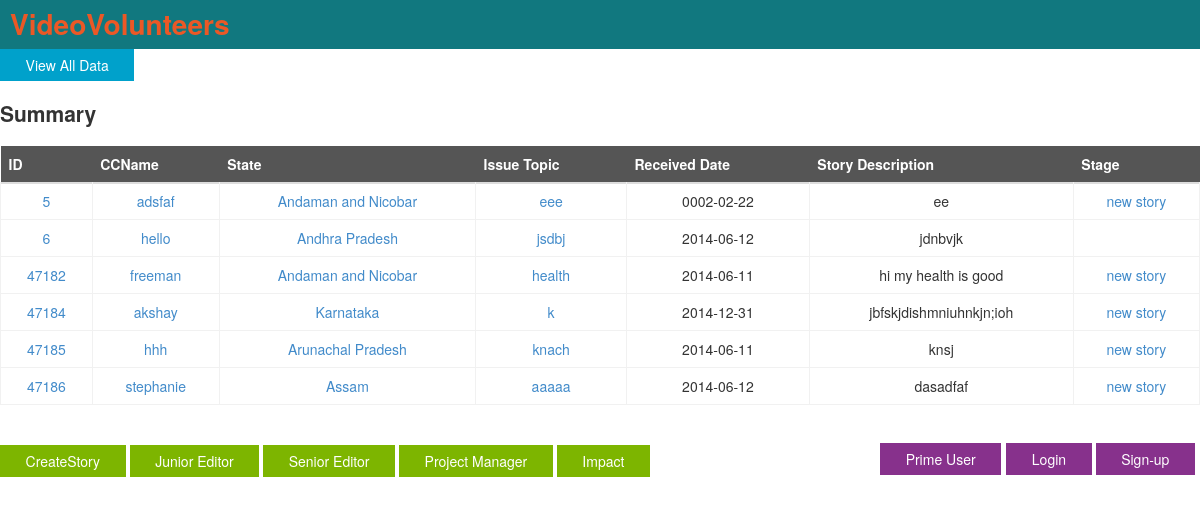
The page /summary.php on the database its author committed.
### tables this page shows
CREATE TABLE `storytrack` (
  `fid` int(10) NOT NULL AUTO_INCREMENT,
  `seq` varchar(10) DEFAULT NULL,
  `broll` varchar(10) DEFAULT NULL,
  `fint` varchar(10) DEFAULT NULL,
  `vo` varchar(10) DEFAULT NULL,
  `ptc` varchar(10) DEFAULT NULL,
  `cta` varchar(10) DEFAULT NULL,
  `vd` varchar(10) DEFAULT NULL,
  `translation` varchar(10) DEFAULT NULL,
  `ccname` varchar(30) DEFAULT NULL,
  `state` varchar(20) DEFAULT NULL,
  `receiveddate` date DEFAULT NULL,
  `issuetopic` varchar(50) DEFAULT NULL,
  `storydescription` varchar(300) DEFAULT NULL,
  `paymentstatus` varchar(10) DEFAULT NULL,
  `editstatus` varchar(10) DEFAULT NULL,
  `editedmonth` date DEFAULT NULL,
  `notes` varchar(100) DEFAULT NULL,
  `publishplatform` varchar(10) DEFAULT NULL,
  `editor` varchar(30) DEFAULT NULL,
  `editorpayment` varchar(10) DEFAULT NULL,
  `uploaddate` date DEFAULT NULL,
  `publishdate` date DEFAULT NULL,
  `receivedRO` varchar(10) DEFAULT NULL,
  `receivedHQ` varchar(10) DEFAULT NULL,
  `uniquenumber` varchar(30) DEFAULT NULL,
  `dateofstory` date DEFAULT NULL,
  `ccpair` varchar(30) DEFAULT NULL,
  `program` varchar(30) DEFAULT NULL,
  `mentor` varchar(30) DEFAULT NULL,
  `iutopic` varchar(30) DEFAULT NULL,
  `videotreatment` varchar(30) DEFAULT NULL,
  `shootplan` varchar(30) DEFAULT NULL,
  `stage` varchar(30) DEFAULT NULL,
  `impactpossible` varchar(20) DEFAULT NULL,
  PRIMARY KEY (`fid`),
  UNIQUE KEY `uniquenumber` (`uniquenumber`)
);

### model/StoryDB.php (called while the page is built, shortened)
<?php include '../model/dbcon.php';
function getAllBasicData() {
	$sql = "select ccname, state, receiveddate, issuetopic, storydescription, fid, stage from storytrack";
	return getBasicData($sql);
}
function getBasicData($query) {
	$db=dbopen();
	$result = mysqli_query($db, $query);
	$rows = array();
	while($row = mysqli_fetch_array($result)) {
    	$rows[] = $row;
	}
	return $rows;
}

### public/summary.php (the view)
<?php
include("header.php");
include("../model/StoryDB.php");
?>
<a href="table_bootstrap.php" class="button button-rounded button-flat-primary">View All Data</a>
<h2>Summary</h2>
<table class="table table-hover"><thead><tr><th>ID</th><th>CCName</th><th>State</th><th>Issue Topic</th><th>Received Date</th><th>Story Description</th><th>Stage</th><tr>
								</thead>
<?php
if ($_GET['issue']) {
	echo "<h1>Issue: " . $_GET['issue'] . "</h1>";
	$resultArray = getBasicDataByIssue($_GET['issue']);
} else if ($_GET['ccname']) {
	echo "<h1>CCNAME: " . $_GET['ccname'] . "</h1>";
	$resultArray = getBasicDataByCCName($_GET['ccname']);
} else if ($_GET['stage']) {
	echo "<h1>STAGE: " . $_GET['stage'] . "</h1>";
	$resultArray = getBasicDataByStage($_GET['stage']);
} else if ($_GET['state']) {
	echo "<h1>STATE: " . $_GET['state'] . "</h1>";
	$resultArray = getBasicDataByState($_GET['state']);
} else if ($_GET['fid']) {
	echo "<h1>ID: " . $_GET['fid'] . "</h1>";
	$resultArray = getBasicDataById($_GET['fid']);
}
  else {
    $resultArray = getAllBasicData();
}
foreach ($resultArray as $row) {
		echo "<tr><td><a href=index.php?fid=" . urlencode($row['fid']) . ">" .
			 $row['fid'] . "</a></td>" .
			 "<td><a href=index.php?ccname=" . urlencode($row['ccname']) . ">" .
			 $row['ccname'] . "</a></td>" .
			 "<td><a href=index.php?state=" . urlencode($row['state']) . ">" .
			 $row['state'] . "</a></td>" .
			 "<td><a href=index.php?issue=" . urlencode($row['issuetopic']) . ">" .
		     $row['issuetopic'] . "</a></td> <td>" .
		     $row['receiveddate'] . "</td> <td>" .
		     $row['storydescription'] . "</td>" .
		     " <td><a href=index.php?stage=" . urlencode($row['stage']) . ">" .
		     $row['stage'] . "</a></td></tr>";
}
?>
</table>
	<div class="login">
	<a href="login.php" class="button button->rounded button-flat-royal">Login</a>
	<a href="signupnewuser.php" class="button button-rounded button-flat-royal">Sign-up</a>
	</div>
	<div class="user">
	<a href="primeuser.php" class="button button-rounded button-flat-royal">Prime User</a>
	</div>
	<div class="stages">
	<br>
	<a href="createstory1.php" class="button button-rounded button-flat-action">CreateStory</a>
	<a href="login.php" class="button button-rounded button-flat-action">Junior Editor</a>
	<a href="login.php" class="button button-rounded button-flat-action">Senior Editor</a>
	<a href="login.php" class="button button-rounded button-flat-action">Project Manager</a>
	<a href="../public/preproduction/impactview.php" class="button button-rounded button-flat-action">Impact</a>
	</div>
</body>
</html>

### public/main.css (style rules this page uses)
body { font-family: arial; }
.login { margin-top: 18px; float: right; }
.user { margin-top: 18px; padding-right: 5px; float: right; }
.stages { display: inline; }
.login { margin-top: 18px;margin-left: auto; padding-right: 5px; float: right; }
th { background-color:#555555; color: white; border:#555555 ; text-align: center; background-attachment: fixed; }
td { border:1px solid #f1f1f1 ; }
tr { text-align: center; }

### public/buttons/css/buttons.css (style rules this page uses)
.button { -webkit-box-shadow: inset 0px 1px 0px rgba(255, 255, 255, 0.5), 0px 1px 2px rgba(0, 0, 0, 0.15); -moz-box-shadow: inset 0px 1px 0px rgba(255, 255, 255, 0.5), 0px 1px 2px rgba(0, 0, 0, 0.15); box-shadow: inset 0px 1px 0px rgba(255, 255, 255, 0.5), 0px 1px 2px rgba(0, 0, 0, 0.15); background-color: #eeeeee; background: -webkit-gradient(linear, 50% 0%, 50% 100%, color-stop(0%, #fbfbfb), color-stop(100%, #e1e1e1)); background: -webkit-linear-gradient(top, #fbfbfb, #e1e1e1); background: -moz-linear-gradient(top, #fbfbfb, #e1e1e1); background: -o-linear-gradient(top, #fbfbfb, #e1e1e1); background: linear-gradient(top, #fbfbfb, #e1e1e1); display: -moz-inline-stack; display: inline-block; vertical-align: middle; *vertical-align: auto; zoom: 1; *display: inline; border: 1px solid #d4d4d4; height: 32px; line-height: 32px; padding: 0px 25.6px; font-weight: 300; font-size: 14px; font-family: "Helvetica Neue Light", "Helvetica Neue", "Helvetica", "Arial", "Lucida Grande", sans-serif; color: #666666; text-shadow: 0 1px 1px white; margin: 0; text-decoration: none; text-align: center; }
.button-flat-primary { -webkit-box-shadow: none; -moz-box-shadow: none; box-shadow: none; -webkit-transition-property: background; -moz-transition-property: background; -o-transition-property: background; transition-property: background; -webkit-transition-duration: 0.3s; -moz-transition-duration: 0.3s; -o-transition-duration: 0.3s; transition-duration: 0.3s; background: #00a1cb; color: white; text-shadow: none; border: none; }
.button-flat-action { -webkit-box-shadow: none; -moz-box-shadow: none; box-shadow: none; -webkit-transition-property: background; -moz-transition-property: background; -o-transition-property: background; transition-property: background; -webkit-transition-duration: 0.3s; -moz-transition-duration: 0.3s; -o-transition-duration: 0.3s; transition-duration: 0.3s; background: #7db500; color: white; text-shadow: none; border: none; }
.button-flat-royal { -webkit-box-shadow: none; -moz-box-shadow: none; box-shadow: none; -webkit-transition-property: background; -moz-transition-property: background; -o-transition-property: background; transition-property: background; -webkit-transition-duration: 0.3s; -moz-transition-duration: 0.3s; -o-transition-duration: 0.3s; transition-duration: 0.3s; background: #87318c; color: white; text-shadow: none; border: none; }

### rows shown on the page
storytrack: fid "5", ccname "adsfaf", state "Andaman and Nicobar", issuetopic "eee", receiveddate "0002-02-22", storydescription "ee", stage "new story"
storytrack: fid "6", ccname "hello", state "Andhra Pradesh", issuetopic "jsdbj", receiveddate "2014-06-12", storydescription "jdnbvjk"
storytrack: fid "47182", ccname "freeman", state "Andaman and Nicobar", issuetopic "health", receiveddate "2014-06-11", storydescription "hi my health is good", stage "new story"
storytrack: fid "47184", ccname "akshay", state "Karnataka", issuetopic "k", receiveddate "2014-12-31", storydescription "jbfskjdishmniuhnkjn;ioh", stage "new story"
storytrack: fid "47185", ccname "hhh", state "Arunachal Pradesh", issuetopic "knach", receiveddate "2014-06-11", storydescription "knsj", stage "new story"
storytrack: fid "47186", ccname "stephanie", state "Assam", issuetopic "aaaaa", receiveddate "2014-06-12", storydescription "dasadfaf", stage "new story"
